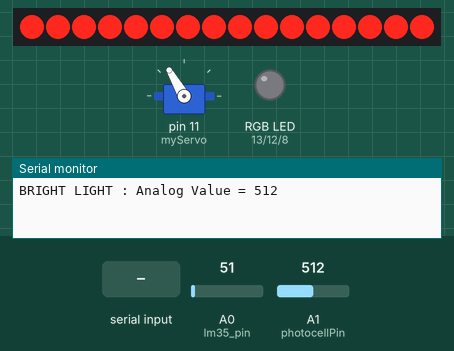
Simulated run of this sketch. Board: Arduino Uno, built with avr-gcc and run on an emulated ATmega328P. Parts: 16 shift-register outputs drawn as a row of LEDs (first output left, lit = HIGH), servo, an RGB LED mixed from three pins (HIGH = lit), the last lines printed to the serial monitor. Wiring (inferred from the names in the program): 2 × shift register (74HC595): data pin 5; shift clock pin 10; latch pin 9. Wiring (inferred from the signals the program sends): row of LEDs: on Q0, Q1, Q2, Q3, Q4, Q5, Q6, Q7, Q8, Q9, Q10, Q11, Q12, Q13, Q14, Q15. The inputs (shaded band) are chosen by the test bench; at power-on: A1 (photocellPin) = 512, A0 (lm35_pin) = 51. Pins used as bus, display or sensor lines are not drawn.

Above: at 2.2 s.
2.3 s: A1 (photocellPin) set to 482
At 8.9 s:
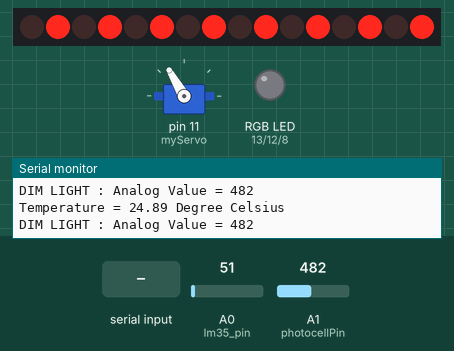
9.5 s: "0\n" received over the second serial link
At 13.2 s:
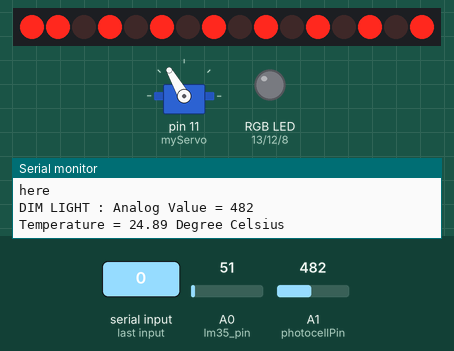
13.5 s: "RR" received over the second serial link
At 16.3 s:
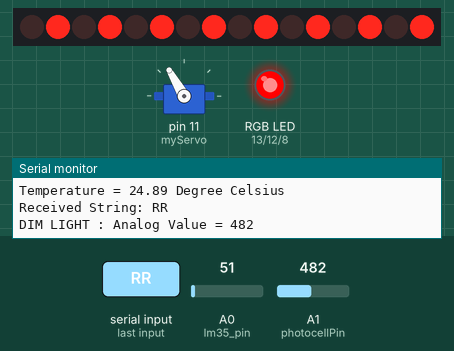
17.5 s: "RG" received over the second serial link
At 20.7 s:
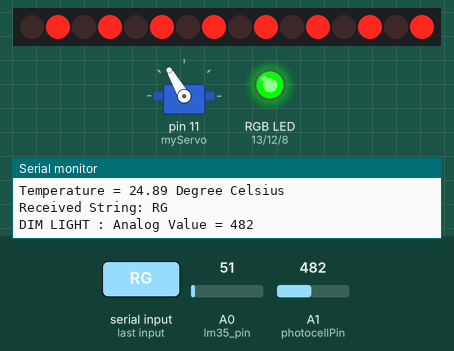
21.5 s: "RB" received over the second serial link
At 25.0 s:
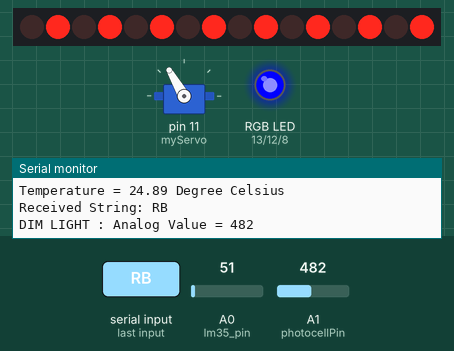
25.5 s: A1 (photocellPin) set to 511
At 30.9 s:
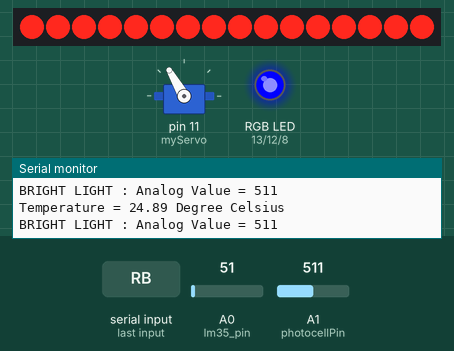
Timing chart, 0 to 32.4 s (numbered marks = the images above; inputs shaded):
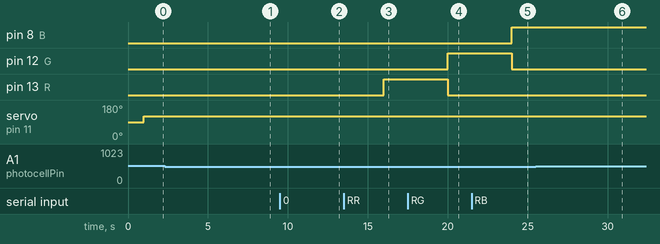

Measured:
- the behaviour switches between 501 and 500 on A1 (photocellPin) (found by bisection; images 0 and 1)
- after the input at 13.5 s, pin 13 (R): LOW → HIGH after 2.5 s
- after the input at 17.5 s, pin 12 (G): LOW → HIGH after 2.5 s; pin 13 (R): HIGH → LOW after 2.5 s
- after the input at 21.5 s, pin 8 (B): LOW → HIGH after 2.5 s; pin 12 (G): HIGH → LOW after 2.5 s

The sketch:

reciever.ino
```cpp
#include <SoftwareSerial.h>
SoftwareSerial mySerial(2, 3); // RX, TX
#include<Servo.h>
Servo myServo;
 String IncomingString="";
 const int lm35_pin = A0;
 int R=13,G=12,B=8;
 int photocellPin = A1;
 int photocellReading;
 float temp_val;
 bool smart=true;

 //Pin connected to SH_CP of 74HC595
int clockPin = 10;
 //Pin connected to ST_CP of 74HC595
int latchPin = 9;
////Pin connected to DS of 74HC595
int dataPin = 5;
bool gate=false;
bool pinarray[16];
void setup()
{
   myServo.attach(11);
 Serial.begin(9600);
 mySerial.begin(9600);
 delay(1000);
 pinMode(13,OUTPUT);
  pinMode(latchPin, OUTPUT);
    pinMode(clockPin, OUTPUT);
    pinMode(dataPin, OUTPUT);
    pinMode(R, OUTPUT);
    pinMode(G, OUTPUT);
    pinMode(B, OUTPUT);
    setAllPins(0);
    myServo.write(120);
 }
 void toggleGate(){
  if(gate==false){
      myServo.write(120);
      gate=true;
    }else{
        myServo.write(170);
        gate=false;
    }
  }
  void toggleSmart(){
  if(smart==false){
      smart=true;
    }else{
        smart=false;
    }
  }
void loop(){
//

delay(1000);
  readesp();

  uploadPins();
  light();
  temp();
//  if(IncomingString=="01"){
//    digitalWrite(13,HIGH);
//    }
 }
void sendSensorData(){
//  Tsensor=temp_val;
String Lsensor=String(photocellReading);
//  mySerial.write();
  mySerial.write(photocellReading);
}
void light(){
  photocellReading = analogRead(photocellPin);

if (photocellReading <= 200) {
 Serial.println("DARK : Analog Value = " + String(photocellReading));
 setAllPins(1);
 }
 else if (photocellReading > 200 && photocellReading <= 500) {
 Serial.println("DIM LIGHT : Analog Value = " + String(photocellReading));
 setOddPins(1);
 }
 else if (photocellReading > 500 && photocellReading <= 800) {
 Serial.println("BRIGHT LIGHT : Analog Value = " + String(photocellReading));
 setAllPins(0);
 }
 else if (photocellReading > 800) {
 Serial.println("FULL DAY LIGHT : Analog Value = " + String(photocellReading));
 }

 delay(1000);
 }
 void temp(){
  int temp_adc_val;
  temp_adc_val = analogRead(lm35_pin);  /* Read Temperature */
  temp_val = (temp_adc_val * 4.88); /* Convert adc value to equivalent voltage */
  temp_val = (temp_val/10); /* LM35 gives output of 10mv/°C */
  Serial.print("Temperature = ");
  Serial.print(temp_val);
  Serial.print(" Degree Celsius\n");
  delay(1000);
  }
 void readesp(){
 boolean StringReady = false;

 while (mySerial.available()){
   IncomingString=mySerial.readString();
   StringReady= true;
     sendSensorData();
  }

  if (StringReady){
    Serial.println("Received String: " + IncomingString);
    if(IncomingString=="RO"){
        Serial.println("RGB");
        digitalWrite(R,LOW);
        digitalWrite(G,LOW);
        digitalWrite(B,LOW);
      }
      else if(IncomingString=="RR"){
        digitalWrite(R,HIGH);
        digitalWrite(G,LOW);
        digitalWrite(B,LOW);
      }
      else if(IncomingString=="RG"){
        digitalWrite(R,LOW);
        digitalWrite(G,HIGH);
        digitalWrite(B,LOW);
      }
      else if(IncomingString=="RB"){
        digitalWrite(R,LOW);
        digitalWrite(G,LOW);
        digitalWrite(B,HIGH);
      }
      else if(IncomingString=="RY"){
        digitalWrite(R,HIGH);
        digitalWrite(G,HIGH);
        digitalWrite(B,LOW);
      }
      else if(IncomingString=="RV"){
        digitalWrite(R,HIGH);
        digitalWrite(G,LOW);
        digitalWrite(B,HIGH);
      }
      else if(IncomingString=="RS"){
//        mySerial.write("RS",2);
        digitalWrite(R,LOW);
        digitalWrite(G,HIGH);
        digitalWrite(B,HIGH);
      }
      else if(IncomingString=="RW"){
        digitalWrite(R,HIGH);
        digitalWrite(G,HIGH);
        digitalWrite(B,HIGH);
      }
      else if(IncomingString=="GD"){
       toggleGate();
      }
      else if(IncomingString=="AA"){
       toggleSmart();
      }
      else if((IncomingString.toInt()>-1)&&(IncomingString.toInt()<64)){
        togglePin(IncomingString.toInt());
        sendSensorData();
        Serial.println("here");
      }
      else{}

    }
  }

  //shiftpins code
  void shiftOut_function(uint16_t dataPin, uint16_t clockPin, uint16_t bitOrder, uint16_t val)
{
      uint16_t i;

      for (i = 0; i < 16; i++)  {
            if (bitOrder == LSBFIRST)
                  digitalWrite(dataPin, !!(val & (1 << i)));
            else
                  digitalWrite(dataPin, !!(val & (1 << (15 - i))));

            digitalWrite(clockPin, HIGH);
            digitalWrite(clockPin, LOW);
     }
}
//binery to decimal convertor (convert pinarray into decimal number)
uint16_t btod(){
  uint16_t result=0;
  for(int i=0;i<16;i++){
    result+=MyPow(2,i)*pinarray[i];
//    Serial.println(pinarray[i]+1);
  }
  return result;
 }
//power function
int MyPow(int a, int b){
  if(b==0)
    return 1;
  else if(b==1)
    return a;
  else
    return a*MyPow(a,b-1);
}
//set array of pins
void setPin(uint16_t pinNumber,bool power){
  pinarray[pinNumber]=power;
}
void setAllPins(bool power){
  for(int i=0;i<sizeof(pinarray)/sizeof(pinarray[0]);i++){
    pinarray[i]=power;
  }
}
void setOddPins(bool power){
  for(int i=0;i<sizeof(pinarray)/sizeof(pinarray[0]);i++){
    if(i%2==0)
    {
      pinarray[i]=power;
    }
  }
}
void togglePin(uint16_t pinNumber){
 pinarray[pinNumber]=!pinarray[pinNumber];
  }
void uploadPins(){
   digitalWrite(latchPin, LOW);
       // shift out the bits:
       uint16_t result;
       result=btod();
       shiftOut_function(dataPin,  clockPin, MSBFIRST,result);
       //take the latch pin high so the LEDs will light up:
       digitalWrite(latchPin, HIGH);
  }
```
